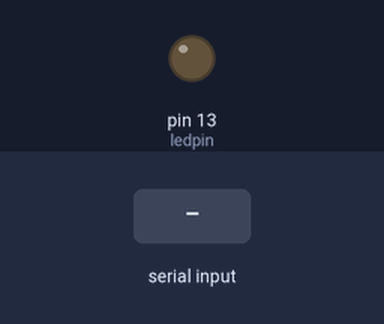
The sketch below on a simulated Arduino Nano, built with avr-gcc and run on an emulated ATmega328P. On the bench: output pins drawn as LEDs (lit = HIGH). The inputs (shaded band) are chosen by the test bench. What the sketch prints to the serial monitor is not drawn.

Above: at 1.2 s.
1.3 s: "R" received over Serial
At 1.7 s:
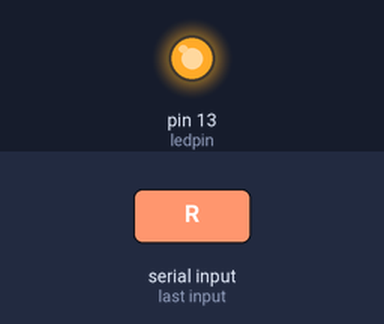
Timing chart, 0 to 4.3 s (numbered marks = the images above; inputs shaded):
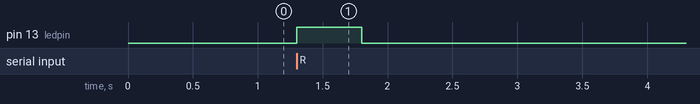

The sketch:

HelloWorld.ino
```cpp
int val; // Задаем переменную val для отслеживания нажатия клавиши
int ledpin = 13; // задаем цифровой интерфейс ввода/вывода 13 - это наш светодиод

void setup() {
  // put your setup code here, to run once:
  Serial.begin (115200); // Задаем скорость обмена com-порта 9600
  pinMode (ledpin, OUTPUT); // Задаем ledpin = 13 как интерфейс вывода информации

}

void loop() {
  // put your main code here, to run repeatedly:
    val = Serial.read (); // Считываем команду посланную с компьютера через консоль IDE Arduino
    if (val == 'R') // Задаем букву условие на букву "R", при нажатии которой в консоли будет зажигался светодиод и появится строка "Hello World!"
  {
    digitalWrite (ledpin, HIGH); // Включаем светодиод на 13 выходе платы
    delay (500);
    digitalWrite (ledpin, LOW); // Выключаем светодиод на 13 выходе платы
    Serial.println ("Hello World!"); // Пишем в консоль "Hello World!"
  }
}
```

Measured:
- after the input at 1.3 s, pin 13 (ledpin): LOW → HIGH at once, → LOW 0.50 s later
